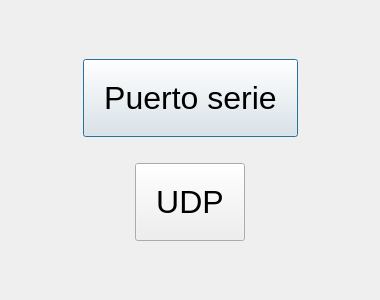
<?xml version="1.0" encoding="UTF-8"?>
<ui version="4.0">
 <class>DialogModoDepuracion</class>
 <widget class="QDialog" name="DialogModoDepuracion">
  <property name="windowModality">
   <enum>Qt::ApplicationModal</enum>
  </property>
  <property name="geometry">
   <rect>
    <x>0</x>
    <y>0</y>
    <width>380</width>
    <height>300</height>
   </rect>
  </property>
  <property name="minimumSize">
   <size>
    <width>380</width>
    <height>300</height>
   </size>
  </property>
  <property name="maximumSize">
   <size>
    <width>380</width>
    <height>300</height>
   </size>
  </property>
  <property name="windowTitle">
   <string>Seleccione modo de depuración</string>
  </property>
  <layout class="QVBoxLayout" name="verticalLayout">
   <item>
    <spacer name="verticalSpacer">
     <property name="orientation">
      <enum>Qt::Vertical</enum>
     </property>
     <property name="sizeHint" stdset="0">
      <size>
       <width>20</width>
       <height>20</height>
      </size>
     </property>
    </spacer>
   </item>
   <item>
    <layout class="QHBoxLayout" name="horizontalLayout">
     <item>
      <spacer name="horizontalSpacer">
       <property name="orientation">
        <enum>Qt::Horizontal</enum>
       </property>
       <property name="sizeHint" stdset="0">
        <size>
         <width>40</width>
         <height>20</height>
        </size>
       </property>
      </spacer>
     </item>
     <item>
      <widget class="QPushButton" name="pushButtonPuertoSerie">
       <property name="font">
        <font>
         <pointsize>24</pointsize>
        </font>
       </property>
       <property name="styleSheet">
        <string notr="true">padding: 20px;</string>
       </property>
       <property name="text">
        <string>Puerto serie</string>
       </property>
      </widget>
     </item>
     <item>
      <spacer name="horizontalSpacer_2">
       <property name="orientation">
        <enum>Qt::Horizontal</enum>
       </property>
       <property name="sizeHint" stdset="0">
        <size>
         <width>40</width>
         <height>20</height>
        </size>
       </property>
      </spacer>
     </item>
    </layout>
   </item>
   <item>
    <spacer name="verticalSpacer_3">
     <property name="orientation">
      <enum>Qt::Vertical</enum>
     </property>
     <property name="sizeType">
      <enum>QSizePolicy::Fixed</enum>
     </property>
     <property name="sizeHint" stdset="0">
      <size>
       <width>20</width>
       <height>20</height>
      </size>
     </property>
    </spacer>
   </item>
   <item>
    <layout class="QHBoxLayout" name="horizontalLayout_2">
     <item>
      <spacer name="horizontalSpacer_3">
       <property name="orientation">
        <enum>Qt::Horizontal</enum>
       </property>
       <property name="sizeHint" stdset="0">
        <size>
         <width>40</width>
         <height>20</height>
        </size>
       </property>
      </spacer>
     </item>
     <item>
      <widget class="QPushButton" name="pushButtonUDP">
       <property name="font">
        <font>
         <pointsize>24</pointsize>
        </font>
       </property>
       <property name="styleSheet">
        <string notr="true">padding: 20px;</string>
       </property>
       <property name="text">
        <string>UDP</string>
       </property>
      </widget>
     </item>
     <item>
      <spacer name="horizontalSpacer_4">
       <property name="orientation">
        <enum>Qt::Horizontal</enum>
       </property>
       <property name="sizeHint" stdset="0">
        <size>
         <width>40</width>
         <height>20</height>
        </size>
       </property>
      </spacer>
     </item>
    </layout>
   </item>
   <item>
    <spacer name="verticalSpacer_2">
     <property name="orientation">
      <enum>Qt::Vertical</enum>
     </property>
     <property name="sizeHint" stdset="0">
      <size>
       <width>20</width>
       <height>20</height>
      </size>
     </property>
    </spacer>
   </item>
  </layout>
 </widget>
 <resources/>
 <connections/>
</ui>
